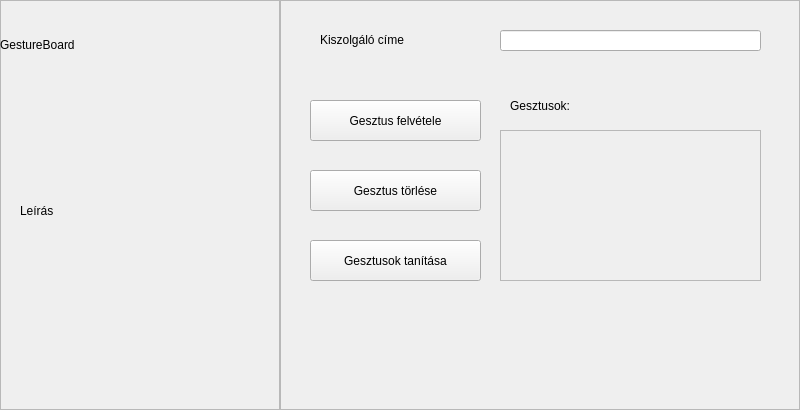
<?xml version="1.0" encoding="UTF-8"?>
<ui version="4.0">
 <class>Form</class>
 <widget class="QWidget" name="Form">
  <property name="geometry">
   <rect>
    <x>0</x>
    <y>0</y>
    <width>800</width>
    <height>410</height>
   </rect>
  </property>
  <property name="windowTitle">
   <string>Form</string>
  </property>
  <widget class="QFrame" name="frameBlue">
   <property name="geometry">
    <rect>
     <x>0</x>
     <y>0</y>
     <width>280</width>
     <height>410</height>
    </rect>
   </property>
   <property name="frameShape">
    <enum>QFrame::Shape::StyledPanel</enum>
   </property>
   <property name="frameShadow">
    <enum>QFrame::Shadow::Raised</enum>
   </property>
   <widget class="QLabel" name="lblTitle">
    <property name="geometry">
     <rect>
      <x>0</x>
      <y>20</y>
      <width>240</width>
      <height>50</height>
     </rect>
    </property>
    <property name="text">
     <string>GestureBoard</string>
    </property>
   </widget>
   <widget class="QLabel" name="lblDescription">
    <property name="geometry">
     <rect>
      <x>20</x>
      <y>90</y>
      <width>231</width>
      <height>241</height>
     </rect>
    </property>
    <property name="text">
     <string>Leírás</string>
    </property>
    <property name="wordWrap">
     <bool>true</bool>
    </property>
   </widget>
  </widget>
  <widget class="QFrame" name="frameButtons">
   <property name="geometry">
    <rect>
     <x>280</x>
     <y>0</y>
     <width>520</width>
     <height>410</height>
    </rect>
   </property>
   <property name="frameShape">
    <enum>QFrame::Shape::StyledPanel</enum>
   </property>
   <property name="frameShadow">
    <enum>QFrame::Shadow::Raised</enum>
   </property>
   <widget class="QLabel" name="lblServer">
    <property name="geometry">
     <rect>
      <x>40</x>
      <y>30</y>
      <width>161</width>
      <height>20</height>
     </rect>
    </property>
    <property name="text">
     <string>Kiszolgáló címe</string>
    </property>
   </widget>
   <widget class="QLineEdit" name="txtinputServer">
    <property name="geometry">
     <rect>
      <x>220</x>
      <y>30</y>
      <width>261</width>
      <height>21</height>
     </rect>
    </property>
   </widget>
   <widget class="QPushButton" name="btnRecord">
    <property name="geometry">
     <rect>
      <x>30</x>
      <y>100</y>
      <width>171</width>
      <height>41</height>
     </rect>
    </property>
    <property name="text">
     <string>Gesztus felvétele</string>
    </property>
   </widget>
   <widget class="QPushButton" name="btnTrain">
    <property name="geometry">
     <rect>
      <x>30</x>
      <y>240</y>
      <width>171</width>
      <height>41</height>
     </rect>
    </property>
    <property name="text">
     <string>Gesztusok tanítása</string>
    </property>
   </widget>
   <widget class="QPushButton" name="btnDelete">
    <property name="geometry">
     <rect>
      <x>30</x>
      <y>170</y>
      <width>171</width>
      <height>41</height>
     </rect>
    </property>
    <property name="text">
     <string>Gesztus törlése</string>
    </property>
   </widget>
   <widget class="QScrollArea" name="scrollArea">
    <property name="geometry">
     <rect>
      <x>220</x>
      <y>130</y>
      <width>261</width>
      <height>151</height>
     </rect>
    </property>
    <property name="widgetResizable">
     <bool>true</bool>
    </property>
    <widget class="QWidget" name="scrollAreaWidgetContents">
     <property name="geometry">
      <rect>
       <x>0</x>
       <y>0</y>
       <width>259</width>
       <height>149</height>
      </rect>
     </property>
    </widget>
   </widget>
   <widget class="QLabel" name="lblGestures">
    <property name="geometry">
     <rect>
      <x>230</x>
      <y>90</y>
      <width>251</width>
      <height>31</height>
     </rect>
    </property>
    <property name="text">
     <string>Gesztusok:</string>
    </property>
   </widget>
  </widget>
 </widget>
 <resources/>
 <connections/>
</ui>
